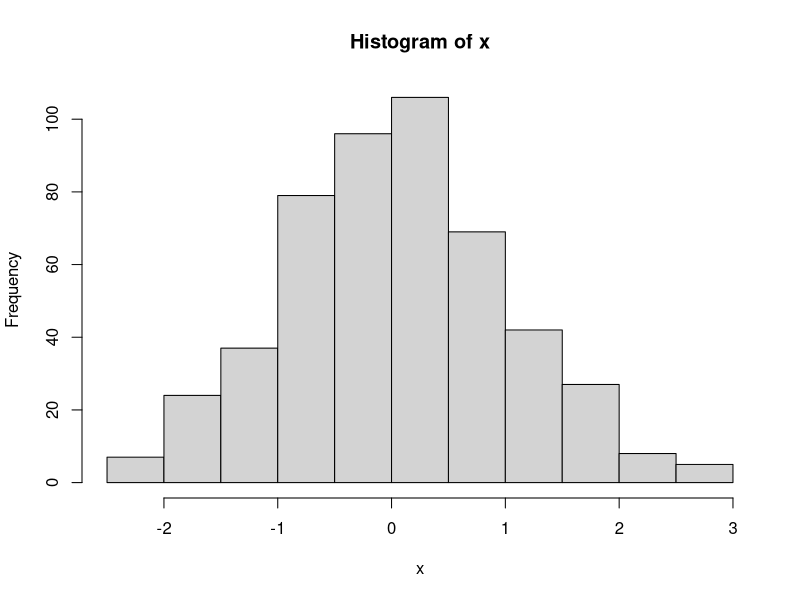
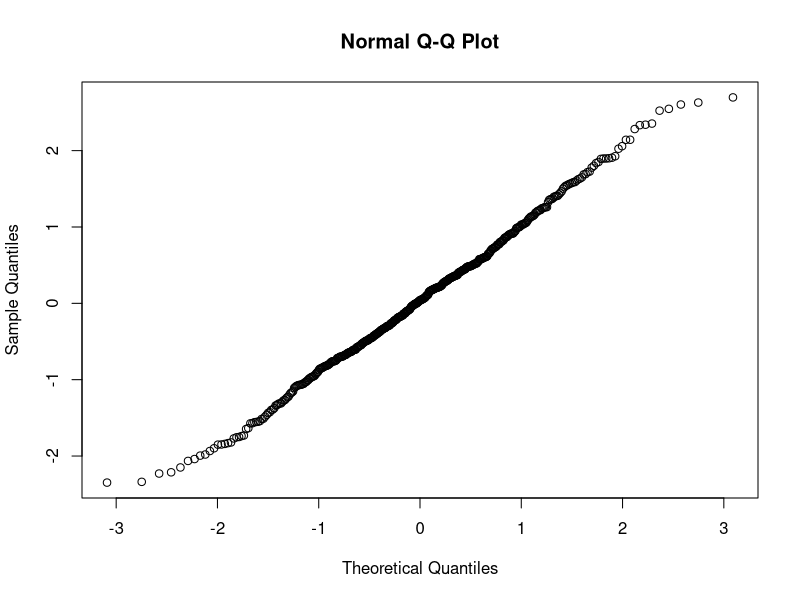
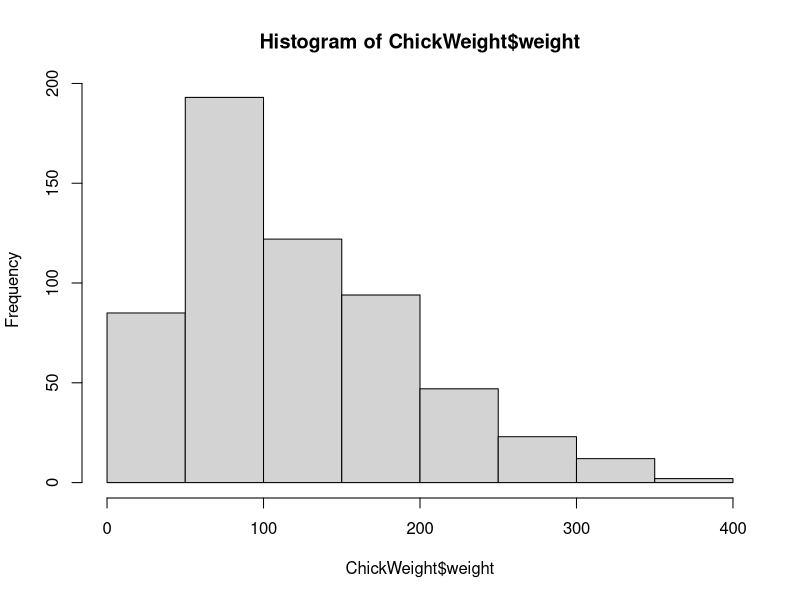
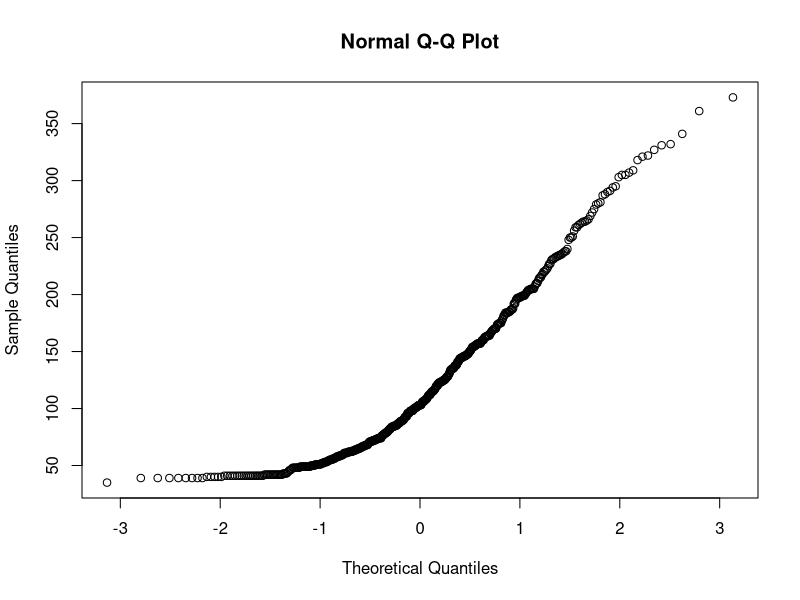
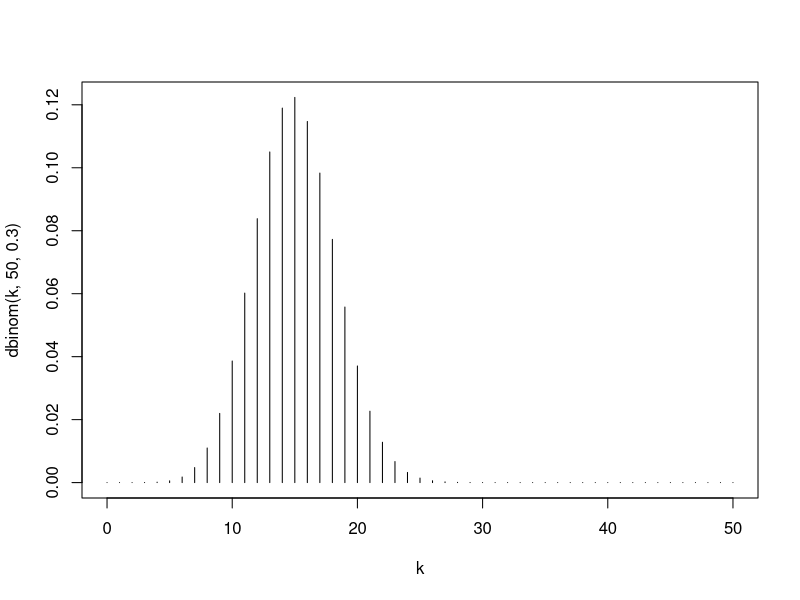

Here is the R script that generated these plots, in order:
## ---- chunk 1
x <- rnorm(500)
hist(x)
## ---- chunk 2
qqnorm(x)
## ---- chunk 3
library(car)
data("ChickWeight")
head(ChickWeight)
dim(ChickWeight)
## ---- chunk 4
summary(ChickWeight)
## ---- chunk 5
hist(ChickWeight$weight)
## ---- chunk 6
qqnorm(ChickWeight$weight)
## ---- chunk 7
k = seq(0,50)
plot(k,dbinom(k,50,.3),type="h")
